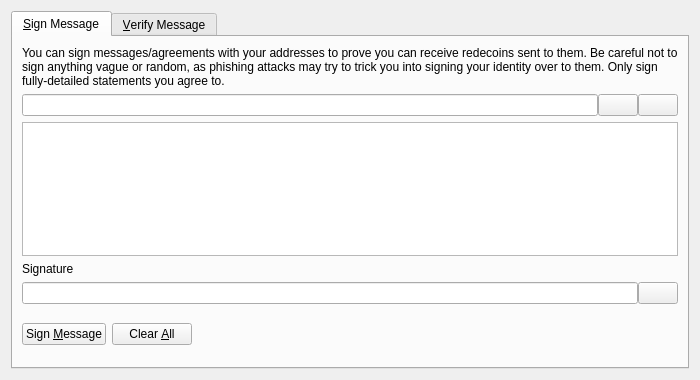
<?xml version="1.0" encoding="UTF-8"?>
<ui version="4.0">
 <class>SignVerifyMessageDialog</class>
 <widget class="QDialog" name="SignVerifyMessageDialog">
  <property name="geometry">
   <rect>
    <x>0</x>
    <y>0</y>
    <width>700</width>
    <height>380</height>
   </rect>
  </property>
  <property name="windowTitle">
   <string>Signatures - Sign / Verify a Message</string>
  </property>
  <property name="modal">
   <bool>true</bool>
  </property>
  <layout class="QVBoxLayout" name="verticalLayout">
   <item>
    <widget class="QTabWidget" name="tabWidget">
     <property name="currentIndex">
      <number>0</number>
     </property>
     <widget class="QWidget" name="tabSignMessage">
      <attribute name="title">
       <string>&amp;Sign Message</string>
      </attribute>
      <layout class="QVBoxLayout" name="verticalLayout_SM">
       <item>
        <widget class="QLabel" name="infoLabel_SM">
         <property name="text">
          <string>You can sign messages/agreements with your addresses to prove you can receive redecoins sent to them. Be careful not to sign anything vague or random, as phishing attacks may try to trick you into signing your identity over to them. Only sign fully-detailed statements you agree to.</string>
         </property>
         <property name="textFormat">
          <enum>Qt::PlainText</enum>
         </property>
         <property name="wordWrap">
          <bool>true</bool>
         </property>
        </widget>
       </item>
       <item>
        <layout class="QHBoxLayout" name="horizontalLayout_1_SM">
         <property name="spacing">
          <number>0</number>
         </property>
         <item>
          <widget class="QValidatedLineEdit" name="addressIn_SM">
           <property name="toolTip">
            <string>The redecoin address to sign the message with</string>
           </property>
          </widget>
         </item>
         <item>
          <widget class="QPushButton" name="addressBookButton_SM">
           <property name="toolTip">
            <string>Choose previously used address</string>
           </property>
           <property name="text">
            <string/>
           </property>
           <property name="icon">
            <iconset resource="../redecoin.qrc">
             <normaloff>:/icons/address-book</normaloff>:/icons/address-book</iconset>
           </property>
           <property name="shortcut">
            <string>Alt+A</string>
           </property>
           <property name="autoDefault">
            <bool>false</bool>
           </property>
          </widget>
         </item>
         <item>
          <widget class="QPushButton" name="pasteButton_SM">
           <property name="toolTip">
            <string>Paste address from clipboard</string>
           </property>
           <property name="text">
            <string/>
           </property>
           <property name="icon">
            <iconset resource="../redecoin.qrc">
             <normaloff>:/icons/editpaste</normaloff>:/icons/editpaste</iconset>
           </property>
           <property name="shortcut">
            <string>Alt+P</string>
           </property>
           <property name="autoDefault">
            <bool>false</bool>
           </property>
          </widget>
         </item>
        </layout>
       </item>
       <item>
        <widget class="QPlainTextEdit" name="messageIn_SM">
         <property name="toolTip">
          <string>Enter the message you want to sign here</string>
         </property>
        </widget>
       </item>
       <item>
        <widget class="QLabel" name="signatureLabel_SM">
         <property name="text">
          <string>Signature</string>
         </property>
         <property name="textFormat">
          <enum>Qt::PlainText</enum>
         </property>
        </widget>
       </item>
       <item>
        <layout class="QHBoxLayout" name="horizontalLayout_2_SM">
         <property name="spacing">
          <number>0</number>
         </property>
         <item>
          <widget class="QLineEdit" name="signatureOut_SM">
           <property name="font">
            <font>
             <italic>true</italic>
            </font>
           </property>
           <property name="readOnly">
            <bool>true</bool>
           </property>
          </widget>
         </item>
         <item>
          <widget class="QPushButton" name="copySignatureButton_SM">
           <property name="toolTip">
            <string>Copy the current signature to the system clipboard</string>
           </property>
           <property name="text">
            <string/>
           </property>
           <property name="icon">
            <iconset resource="../redecoin.qrc">
             <normaloff>:/icons/editcopy</normaloff>:/icons/editcopy</iconset>
           </property>
           <property name="autoDefault">
            <bool>false</bool>
           </property>
          </widget>
         </item>
        </layout>
       </item>
       <item>
        <layout class="QHBoxLayout" name="horizontalLayout_3_SM">
         <item>
          <widget class="QPushButton" name="signMessageButton_SM">
           <property name="toolTip">
            <string>Sign the message to prove you own this redecoin address</string>
           </property>
           <property name="text">
            <string>Sign &amp;Message</string>
           </property>
           <property name="icon">
            <iconset resource="../redecoin.qrc">
             <normaloff>:/icons/edit</normaloff>:/icons/edit</iconset>
           </property>
           <property name="autoDefault">
            <bool>false</bool>
           </property>
          </widget>
         </item>
         <item>
          <widget class="QPushButton" name="clearButton_SM">
           <property name="toolTip">
            <string>Reset all sign message fields</string>
           </property>
           <property name="text">
            <string>Clear &amp;All</string>
           </property>
           <property name="icon">
            <iconset resource="../redecoin.qrc">
             <normaloff>:/icons/remove</normaloff>:/icons/remove</iconset>
           </property>
           <property name="autoDefault">
            <bool>false</bool>
           </property>
          </widget>
         </item>
         <item>
          <spacer name="horizontalSpacer_1_SM">
           <property name="orientation">
            <enum>Qt::Horizontal</enum>
           </property>
           <property name="sizeHint" stdset="0">
            <size>
             <width>40</width>
             <height>48</height>
            </size>
           </property>
          </spacer>
         </item>
         <item>
          <widget class="QLabel" name="statusLabel_SM">
           <property name="font">
            <font>
             <weight>75</weight>
             <bold>true</bold>
            </font>
           </property>
           <property name="text">
            <string/>
           </property>
           <property name="wordWrap">
            <bool>true</bool>
           </property>
          </widget>
         </item>
         <item>
          <spacer name="horizontalSpacer_2_SM">
           <property name="orientation">
            <enum>Qt::Horizontal</enum>
           </property>
           <property name="sizeHint" stdset="0">
            <size>
             <width>40</width>
             <height>48</height>
            </size>
           </property>
          </spacer>
         </item>
        </layout>
       </item>
      </layout>
     </widget>
     <widget class="QWidget" name="tabVerifyMessage">
      <attribute name="title">
       <string>&amp;Verify Message</string>
      </attribute>
      <layout class="QVBoxLayout" name="verticalLayout_VM">
       <item>
        <widget class="QLabel" name="infoLabel_VM">
         <property name="text">
          <string>Enter the receiver's address, message (ensure you copy line breaks, spaces, tabs, etc. exactly) and signature below to verify the message. Be careful not to read more into the signature than what is in the signed message itself, to avoid being tricked by a man-in-the-middle attack. Note that this only proves the signing party receives with the address, it cannot prove sendership of any transaction!</string>
         </property>
         <property name="textFormat">
          <enum>Qt::PlainText</enum>
         </property>
         <property name="alignment">
          <set>Qt::AlignLeading|Qt::AlignLeft|Qt::AlignTop</set>
         </property>
         <property name="wordWrap">
          <bool>true</bool>
         </property>
        </widget>
       </item>
       <item>
        <layout class="QHBoxLayout" name="horizontalLayout_1_VM">
         <property name="spacing">
          <number>0</number>
         </property>
         <item>
          <widget class="QValidatedLineEdit" name="addressIn_VM">
           <property name="toolTip">
            <string>The redecoin address the message was signed with</string>
           </property>
          </widget>
         </item>
         <item>
          <widget class="QPushButton" name="addressBookButton_VM">
           <property name="toolTip">
            <string>Choose previously used address</string>
           </property>
           <property name="text">
            <string/>
           </property>
           <property name="icon">
            <iconset resource="../redecoin.qrc">
             <normaloff>:/icons/address-book</normaloff>:/icons/address-book</iconset>
           </property>
           <property name="shortcut">
            <string>Alt+A</string>
           </property>
           <property name="autoDefault">
            <bool>false</bool>
           </property>
          </widget>
         </item>
        </layout>
       </item>
       <item>
        <widget class="QPlainTextEdit" name="messageIn_VM"/>
       </item>
       <item>
        <widget class="QValidatedLineEdit" name="signatureIn_VM"/>
       </item>
       <item>
        <layout class="QHBoxLayout" name="horizontalLayout_2_VM">
         <item>
          <widget class="QPushButton" name="verifyMessageButton_VM">
           <property name="toolTip">
            <string>Verify the message to ensure it was signed with the specified redecoin address</string>
           </property>
           <property name="text">
            <string>Verify &amp;Message</string>
           </property>
           <property name="icon">
            <iconset resource="../redecoin.qrc">
             <normaloff>:/icons/transaction_0</normaloff>:/icons/transaction_0</iconset>
           </property>
           <property name="autoDefault">
            <bool>false</bool>
           </property>
          </widget>
         </item>
         <item>
          <widget class="QPushButton" name="clearButton_VM">
           <property name="toolTip">
            <string>Reset all verify message fields</string>
           </property>
           <property name="text">
            <string>Clear &amp;All</string>
           </property>
           <property name="icon">
            <iconset resource="../redecoin.qrc">
             <normaloff>:/icons/remove</normaloff>:/icons/remove</iconset>
           </property>
           <property name="autoDefault">
            <bool>false</bool>
           </property>
          </widget>
         </item>
         <item>
          <spacer name="horizontalSpacer_1_VM">
           <property name="orientation">
            <enum>Qt::Horizontal</enum>
           </property>
           <property name="sizeHint" stdset="0">
            <size>
             <width>40</width>
             <height>48</height>
            </size>
           </property>
          </spacer>
         </item>
         <item>
          <widget class="QLabel" name="statusLabel_VM">
           <property name="font">
            <font>
             <weight>75</weight>
             <bold>true</bold>
            </font>
           </property>
           <property name="text">
            <string/>
           </property>
           <property name="wordWrap">
            <bool>true</bool>
           </property>
          </widget>
         </item>
         <item>
          <spacer name="horizontalSpacer_2_VM">
           <property name="orientation">
            <enum>Qt::Horizontal</enum>
           </property>
           <property name="sizeHint" stdset="0">
            <size>
             <width>40</width>
             <height>48</height>
            </size>
           </property>
          </spacer>
         </item>
        </layout>
       </item>
      </layout>
     </widget>
    </widget>
   </item>
  </layout>
 </widget>
 <customwidgets>
  <customwidget>
   <class>QValidatedLineEdit</class>
   <extends>QLineEdit</extends>
   <header>qvalidatedlineedit.h</header>
  </customwidget>
 </customwidgets>
 <resources>
  <include location="../redecoin.qrc"/>
 </resources>
 <connections/>
</ui>
